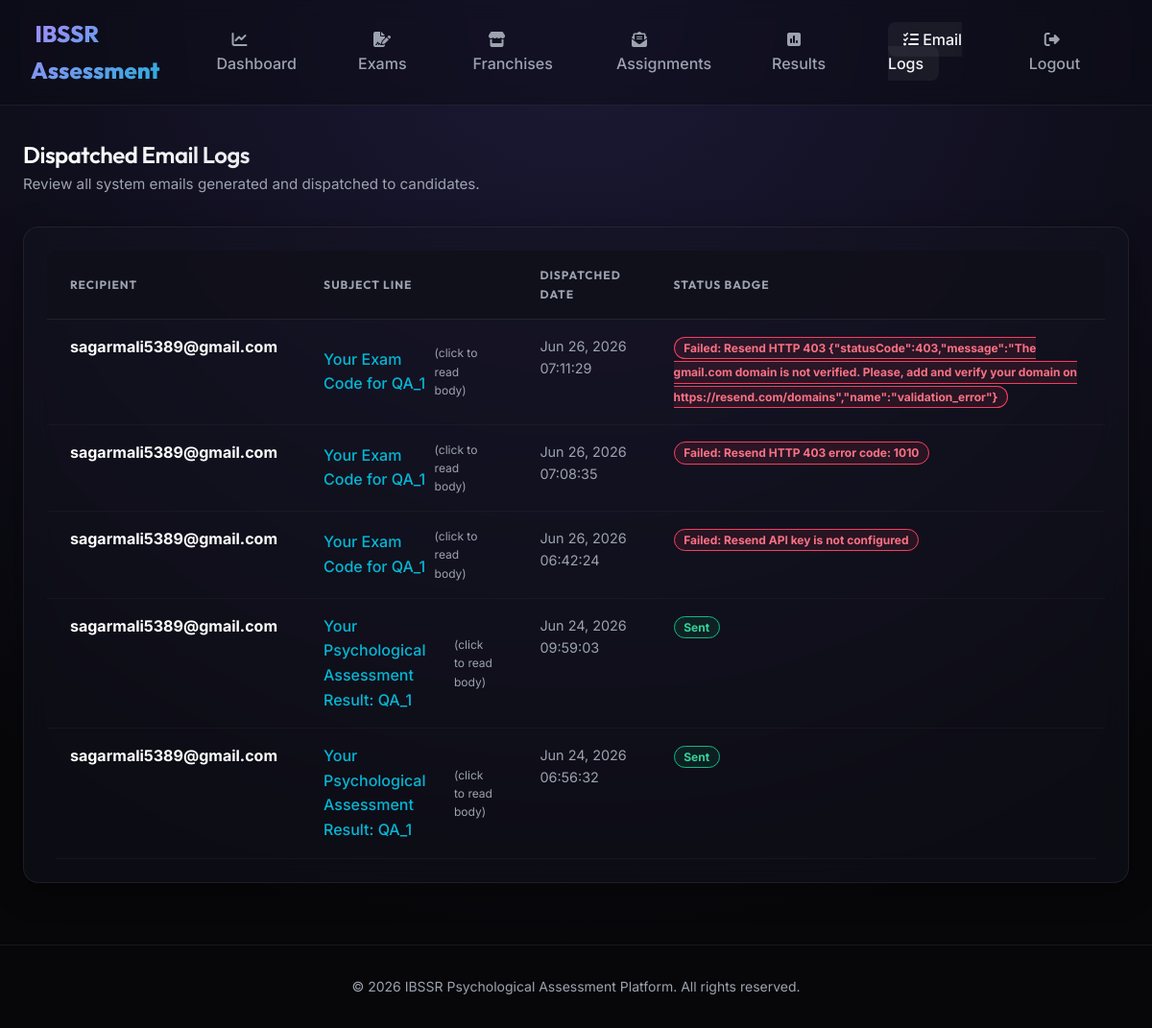
Screenshot of /admin-custom/email-logs/ (signed in) with the database file from the repository.
### reports/models.py (models this page shows, shortened)
class SentEmailLog(models.Model):
    recipient_email = models.EmailField()
    subject = models.CharField(max_length=255)
    body = models.TextField()
    sent_at = models.DateTimeField(auto_now_add=True)
    status = models.CharField(max_length=255, default='Sent')

### reports/views.py (the view, shortened to what this page needs)
# urls.py: path('email-logs/', views.admin_email_logs, name='admin_email_logs'),
@login_required
def admin_email_logs(request):
    is_owner = request.user.is_superuser
    if is_owner:
        logs = SentEmailLog.objects.all().order_by('-sent_at')
    return render(request, 'admin/email_logs.html', {
        'logs': logs,
        'is_owner': is_owner
    })

### templates/admin/email_logs.html (shortened to what this page needs)
{% extends 'base.html' %}
{% block content %}
<div style="margin-bottom: 2rem;">
    <h2 style="background: linear-gradient(135deg, #fff, var(--text-muted)); -webkit-background-clip: text; -webkit-text-fill-color: transparent;">Dispatched Email Logs</h2>
    <p style="color: var(--text-muted); font-size: 0.95rem;">Review all system emails generated and dispatched to candidates.</p>
</div>
<div class="glass-card" style="padding: 1.5rem;">
    <div class="table-container" style="border: none; margin-top: 0;">
        <table class="custom-table">
            <thead>
                <tr>
                    <th>Recipient</th>
                    <th>Subject Line</th>
                    <th>Dispatched Date</th>
                    <th>Status Badge</th>
                </tr>
            </thead>
            <tbody>
                {% for log in logs %}
                    <tr>
                        <td style="vertical-align: top;">
                            <strong style="color: #fff;">{{ log.recipient_email }}</strong>
                        </td>
                        <td>
                            <details style="cursor: pointer; outline: none;">
                                <summary style="font-weight: 500; color: var(--accent-cyan); display: flex; align-items: center; gap: 0.5rem; outline: none; user-select: none;">
                                    {{ log.subject }} <span style="font-size: 0.75rem; color: var(--text-muted); font-weight: normal;">(click to read body)</span>
                                </summary>
                            </details>
                        </td>
                        <td style="color: var(--text-muted); font-size: 0.9rem; vertical-align: top;">{{ log.sent_at|date:"M d, Y H:i:s" }}</td>
                        <td style="vertical-align: top;">
                            {% if 'Failed' in log.status %}
                                <span style="background: rgba(244, 63, 94, 0.1); border: 1px solid var(--accent-rose); padding: 0.2rem 0.6rem; border-radius: 20px; font-size: 0.75rem; font-weight: 700; color: #fb7185;">
                                    {{ log.status }}
                                </span>
                            {% elif 'Mocked' in log.status %}
                                <span style="background: rgba(6, 182, 212, 0.1); border: 1px solid var(--accent-cyan); padding: 0.2rem 0.6rem; border-radius: 20px; font-size: 0.75rem; font-weight: 700; color: #22d3ee;">
                                    {{ log.status }}
                                </span>
                            {% else %}
                                <span style="background: rgba(16, 185, 129, 0.1); border: 1px solid var(--accent-green); padding: 0.2rem 0.6rem; border-radius: 20px; font-size: 0.75rem; font-weight: 700; color: #34d399;">
                                    {{ log.status }}
                                </span>
                            {% endif %}
                        </td>
                    </tr>
                {% endfor %}
            </tbody>
        </table>
    </div>
</div>
{% endblock %}

### static/css/styles.css (style rules this page uses)
:root { --bg-dark: #07070a; --glass-bg: rgba(20, 20, 35, 0.45); --glass-border: rgba(255, 255, 255, 0.07); --text-primary: #f3f4f6; --text-muted: #9ca3af; --primary: #8b5cf6; --primary-glow: rgba(139, 92, 246, 0.4); --accent-cyan: #06b6d4; --accent-pink: #ec4899; --accent-green: #10b981; --accent-rose: #f43f5e; --font-heading: 'Outfit', sans-serif; --font-body: 'Inter', sans-serif; --transition: all 0.3s cubic-bezier(0.4, 0, 0.2, 1); }
* { box-sizing: border-box; margin: 0; padding: 0; }
body { font-family: var(--font-body); background: radial-gradient(circle at 50% 0%, #1c1936 0%, var(--bg-dark) 80%); color: var(--text-primary); min-height: 100vh; overflow-x: hidden; line-height: 1.6; }
h1, h2, h3, h4, h5, h6 { font-family: var(--font-heading); font-weight: 600; letter-spacing: -0.02em; }
.glass-card { background: var(--glass-bg); backdrop-filter: blur(16px); -webkit-backdrop-filter: blur(16px); border: 1px solid var(--glass-border); border-radius: 16px; padding: 2rem; box-shadow: 0 8px 32px 0 rgba(0, 0, 0, 0.37); transition: var(--transition); }
.table-container { overflow-x: auto; border-radius: 12px; border: 1px solid var(--glass-border); margin-top: 1.5rem; }
.custom-table { width: 100%; border-collapse: collapse; text-align: left; }
.custom-table th { background: rgba(15, 15, 25, 0.8); color: var(--text-muted); font-family: var(--font-heading); text-transform: uppercase; font-size: 0.75rem; letter-spacing: 0.08em; padding: 1rem 1.5rem; border-bottom: 1px solid var(--glass-border); }
.custom-table td { padding: 1rem 1.5rem; border-bottom: 1px solid rgba(255, 255, 255, 0.03); color: var(--text-primary); }

### rows the page displays
SentEmailLog: recipient_email "sagarmali5389@gmail.com", subject "Your Exam Code for QA_1", sent_at "Jun 26, 2026 07:11:29", status "Failed: Resend HTTP 403 {\"statusCode\":403,\"message\":\"The gmail.com domain is not verified. Please, add and verify your domain on https://resend.com/domains\",\"name\":\"validation_error\"}"
SentEmailLog: recipient_email "sagarmali5389@gmail.com", subject "Your Exam Code for QA_1", sent_at "Jun 26, 2026 07:08:35", status "Failed: Resend HTTP 403 error code: 1010"
SentEmailLog: recipient_email "sagarmali5389@gmail.com", subject "Your Exam Code for QA_1", sent_at "Jun 26, 2026 06:42:24", status "Failed: Resend API key is not configured"
SentEmailLog: recipient_email "sagarmali5389@gmail.com", subject "Your Psychological Assessment Result: QA_1", sent_at "Jun 24, 2026 09:59:03", status "Sent"
SentEmailLog: recipient_email "sagarmali5389@gmail.com", subject "Your Psychological Assessment Result: QA_1", sent_at "Jun 24, 2026 06:56:32", status "Sent"
